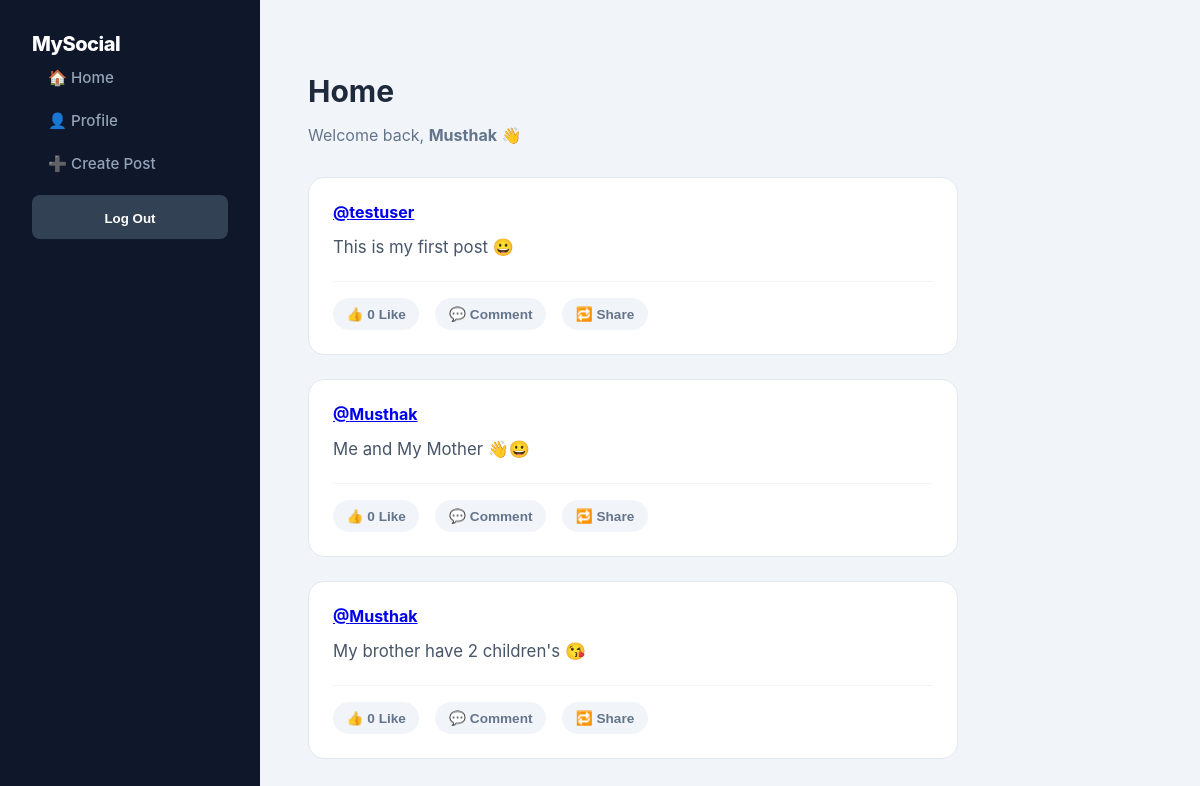
Before: / (signed in) with the older database file.
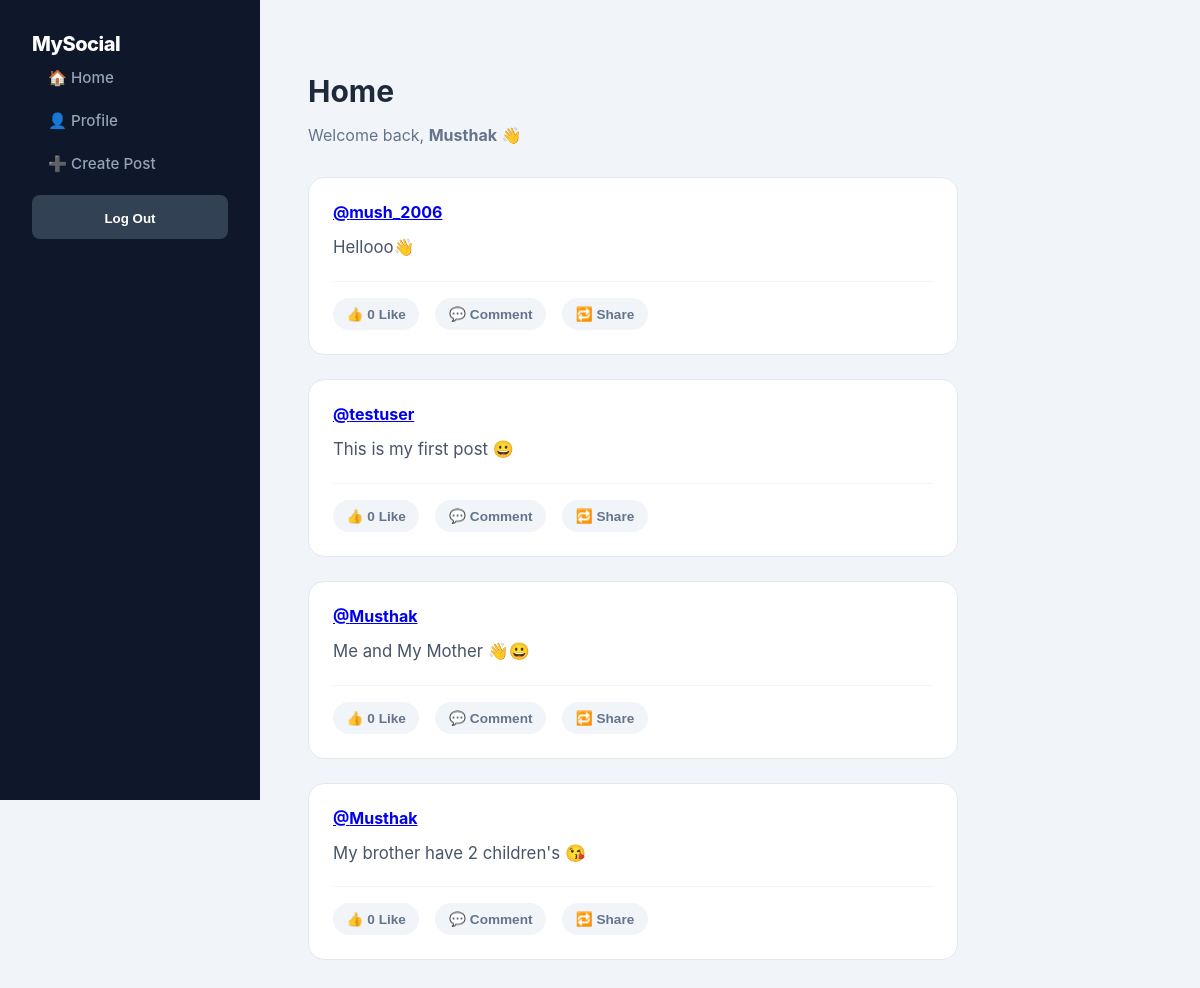
After: the same page with the newer database file.
### pages/models.py (models this page shows, shortened)
class Post(models.Model):
    user = models.ForeignKey(User, on_delete=models.CASCADE)
    content = models.TextField()
    image = models.ImageField(upload_to="post_images/", blank=True, null=True)
    created_at = models.DateTimeField(auto_now_add=True)
    count = models.PositiveIntegerField(default=0)

### accounts/models.py (models this page shows)
class CustomUser(AbstractUser):
    first_name = models.CharField(max_length=255)
    last_name = models.CharField(max_length=255)
    country = models.CharField(max_length=100)
    phone_number = models.CharField(max_length=15)

### pages/views.py (the view)
# urls.py: path("", HomePageView.as_view(), name="home"),
class HomePageView(TemplateView):
    template_name = "home.html"
    def get_context_data(self, **kwargs):
        context = super().get_context_data(**kwargs)
        context['posts'] = Post.objects.all().order_by('-created_at')
        return context

### templates/home.html (shortened to what this page needs)
{% extends "base.html" %}
{% block content %}
{% if user.is_authenticated %}
<div class="home-header">
  <h2>Home</h2>
  <p class="welcome-text">
    Welcome back, <strong>{{ user.username }}</strong> 👋
  </p>
</div>
<div class="feed">
  {% for post in posts %}
  <div class="post-card" id="post-{{ post.pk }}">
    <div class="post-header">
      <a href="{% url 'post' post.pk %}">@{{ post.user.username }}</a>
    </div>
    <div class="post-content">{{ post.content|truncatechars:120 }}</div>
    <div class="post-actions">
      <button onclick="handleLike(this)">
        <span class="icon">👍</span>
        <span class="count">0</span> Like
      </button>
      <button onclick="toggleCommentSection('{{ post.pk }}')">
        💬 Comment
      </button>
      <button onclick="handleShare('{{ post.pk }}')">🔁 Share</button>
    </div>
  </div>
  {% endfor %}
</div>
{% else %}
<div class="login-box">
  <h2>Welcome to MySocialApp</h2>
  <p>Please login to see posts 🤝</p>
</div>
{% endif %}
{% endblock content %}

Changed rows visible on the page:
added Post: user.username "mush_2006", content "Hellooo👋"
